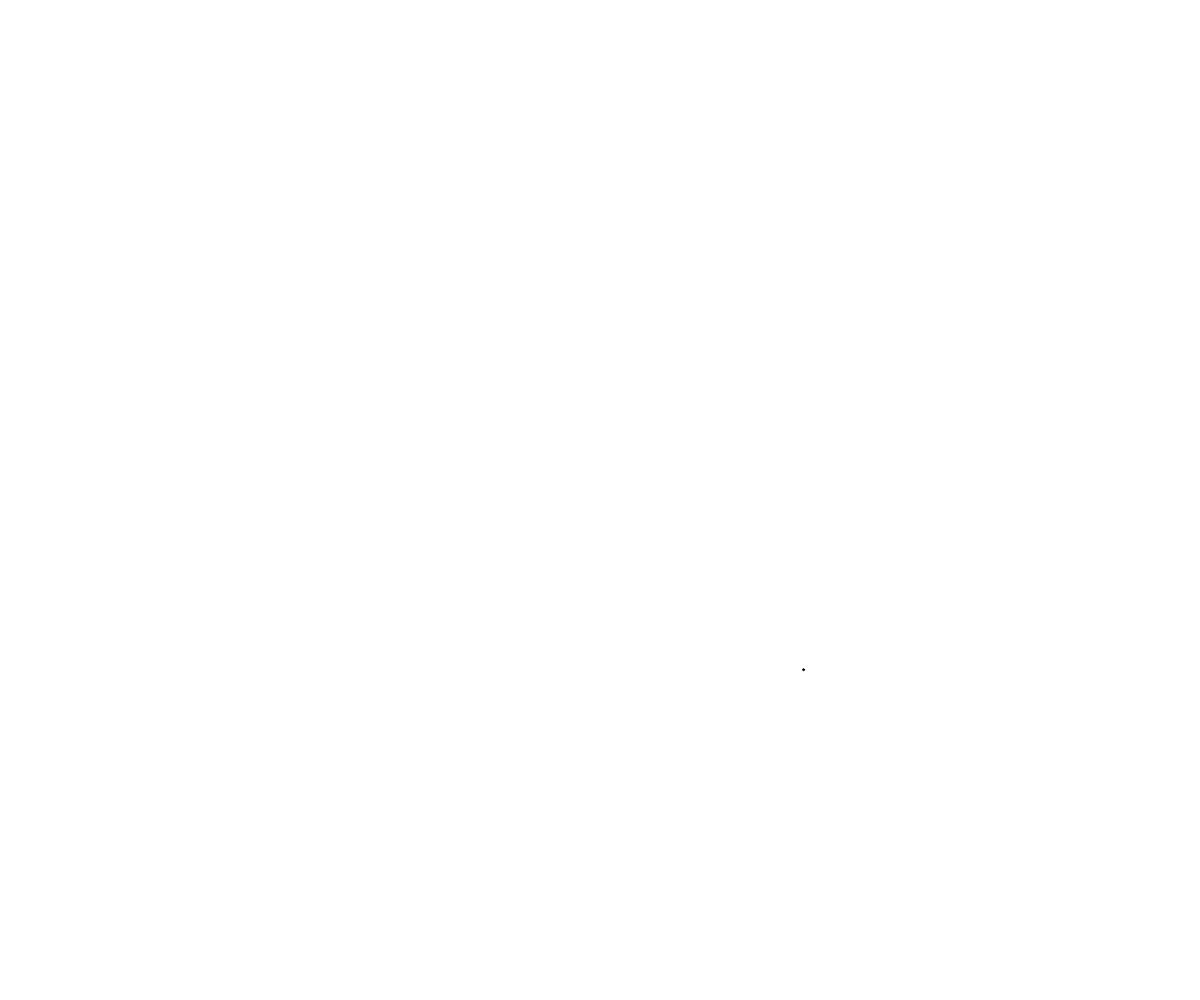
Frame 1 (no input)
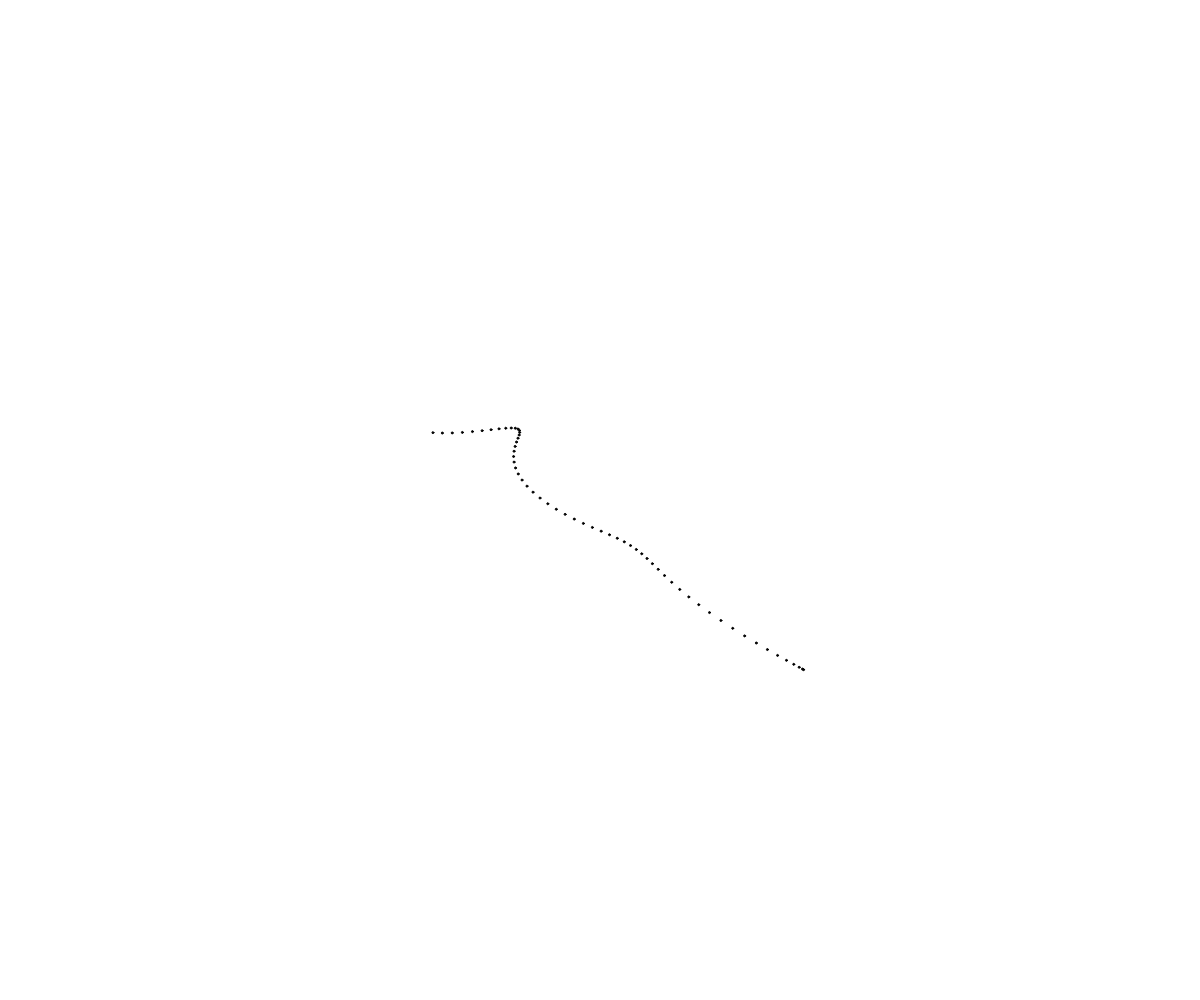
Frame 60 (no input)
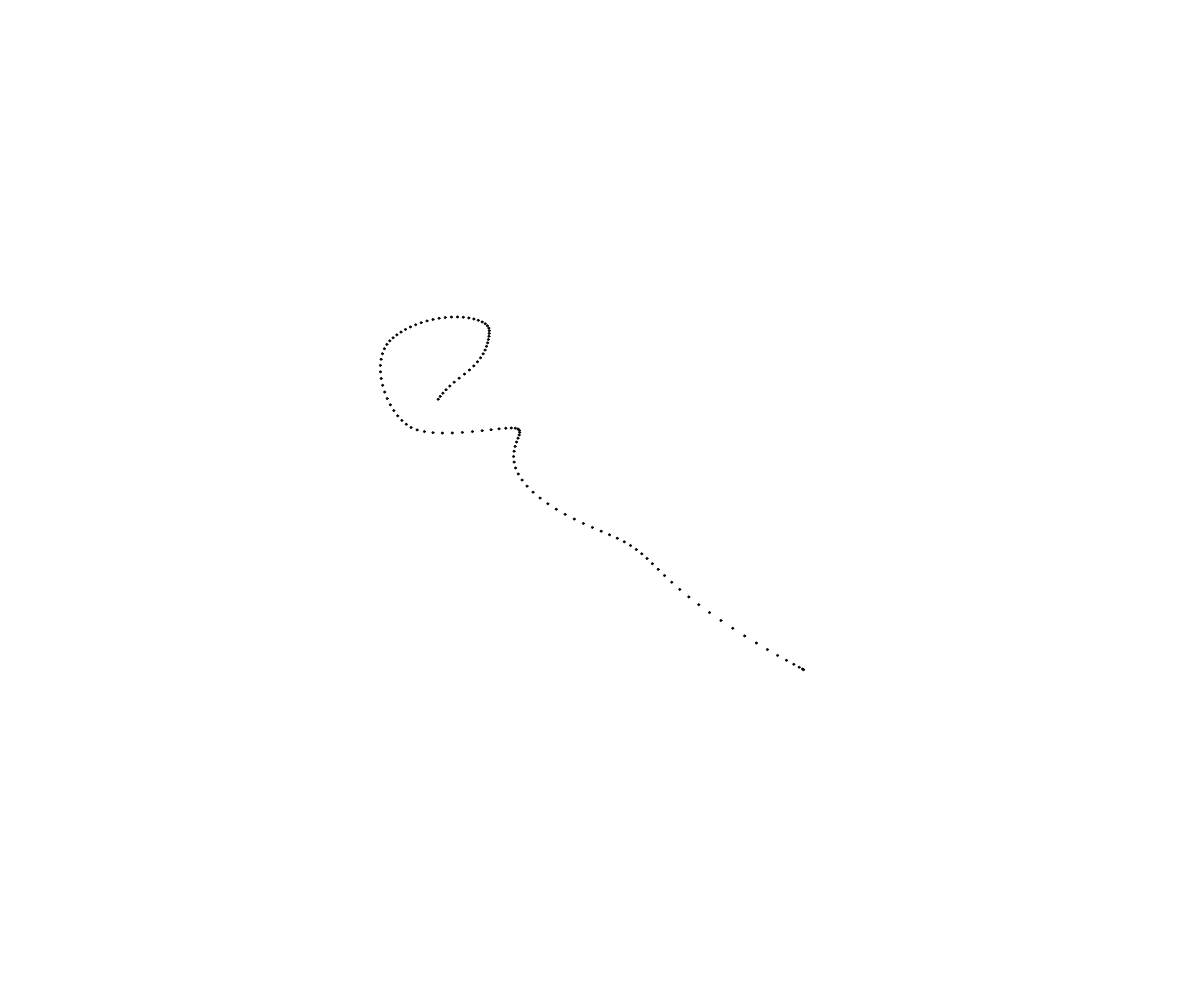
Frame 120 (the mouse pressed at the canvas centre since frame 60)

The p5.js sketch that drew these frames (run headless with seeded random() and noise() and a simulated clock; from frame 60 on, the mouse is pressed at the canvas centre):

// p5.js sketch
// ── sketch.js
// Perlin noise demo

let timeX = 0;
let timeY = 0;
let deltaTimeX = 0.01;
let deltaTimeY = 0.008;

async function setup() {
  createCanvas(windowWidth, windowHeight);
}

function draw() {
  //background(220);
  let x = noise(timeX) * width;
  let y = noise(timeY) * height;
  fill('black');
  circle(x, y, 2);
  
  timeX += deltaTimeX;
  timeY += deltaTimeY;
}
  
